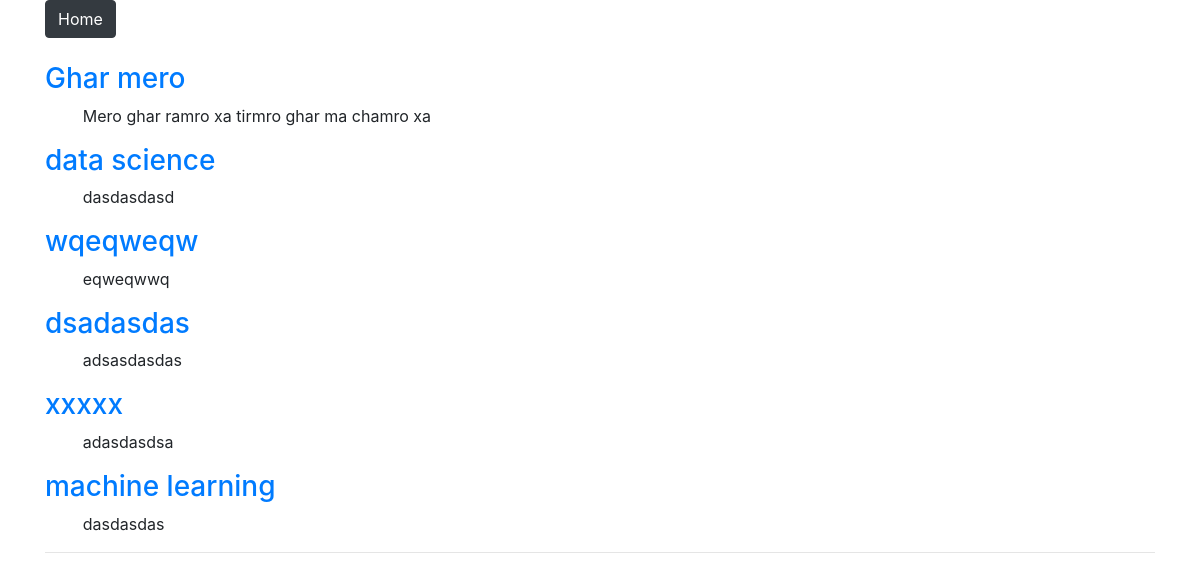
The app's page /blogs (signed in) with its own data.
### home/models.py (models this page shows, shortened)
class Blog(models.Model):
    aurthor = models.ForeignKey(User , null=True , on_delete=models.CASCADE)
    title = models.CharField(max_length=20)
    content = models.TextField()
    time = models.DateTimeField(auto_now_add=True)

### home/views.py (the view)
# urls.py: path('blogs', Show_bLogs.as_view(), name='blogs'),
class Show_bLogs(LoginRequiredMixin, ListView):
    login_url = 'members/login/'
    model = Blog
    template_name = 'blogs.html'
    ordering = ['-time']

### templates/blogs.html (shortened to what this page needs)
<!DOCTYPE html>
<html lang="en">
<head>
    <link rel="stylesheet" href="https://stackpath.bootstrapcdn.com/bootstrap/4.5.2/css/bootstrap.min.css"
>
</head>
<body>
    <div class="container">
        <a href="/" class="btn btn-dark">
            Home
        </a>
        <br>
        <br>
        {% for blogs in object_list %}
        <div>
            <a href='{% url "view_blog" blogs.pk %}'><h3 class="display-3s">{{blogs.title}}</h3></a>
            <p style="text-indent: 1cm;">{{blogs.content}}</p>
        </div>
            {% endfor %}
            <hr>
    </div>
</body>
</html>

### records on screen
Blog: title "Ghar mero", content "Mero ghar ramro xa tirmro ghar ma chamro xa"
Blog: title "data science", content "dasdasdasd"
Blog: title "wqeqweqw", content "eqweqwwq"
Blog: title "dsadasdas", content "adsasdasdas"
Blog: title "xxxxx", content "adasdasdsa"
Blog: title "machine learning", content "dasdasdas"
